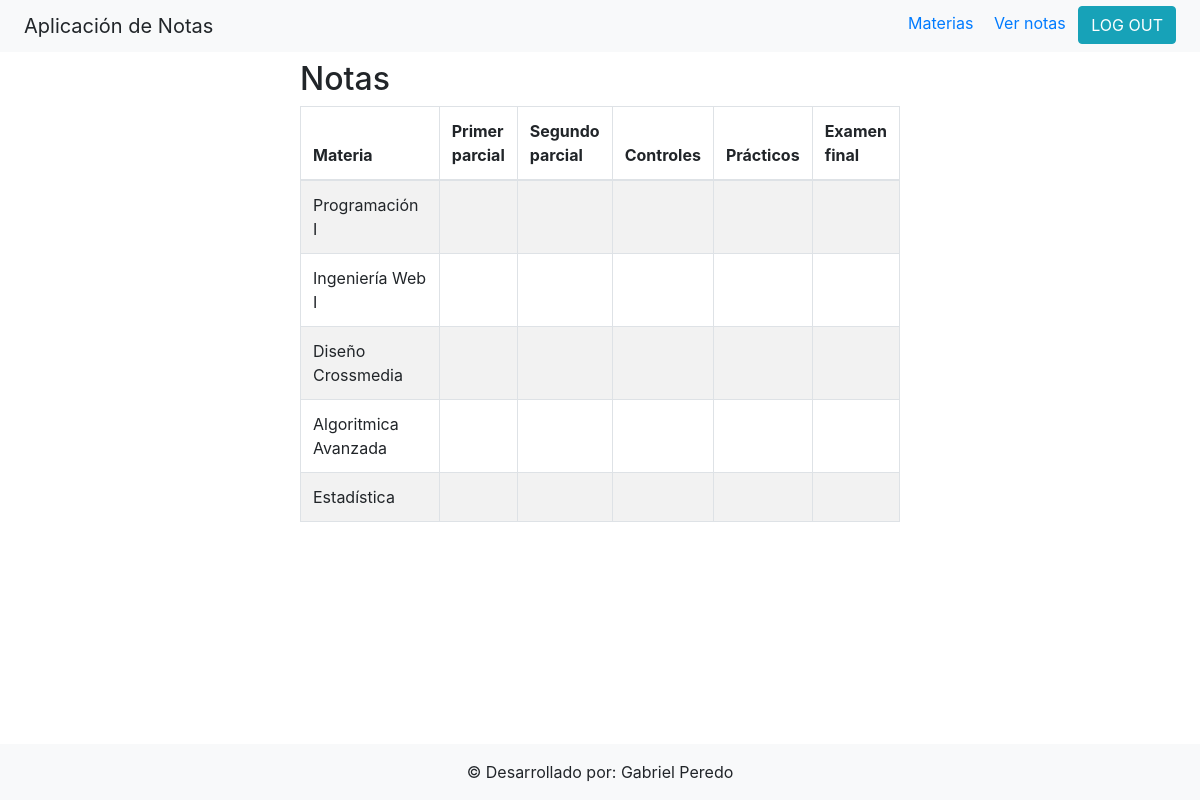
/ver_notas/ (signed in), run on the app's committed database.
### notas/models/nota.py (models this page shows, shortened)
class Nota(models.Model):
    id_nota = models.AutoField(primary_key=True)
    primer_parcial = models.IntegerField(null=True)
    segundo_parcial = models.IntegerField(null=True)
    examen_final = models.IntegerField(null=True)
    controles = models.IntegerField(null=True)
    practicos = models.IntegerField(null=True)
    fk_alumno = models.ForeignKey(User, on_delete=models.CASCADE, related_name='Alumno', null=False)
    fk_materia = models.ForeignKey(Materia, on_delete=models.CASCADE, related_name='Materia', null=False)
    class Meta:
        db_table = "notas_notas"

### notas/models/materia.py (models this page shows, shortened)
class Materia(models.Model):
    id_materia = models.AutoField(primary_key=True)
    nombre = models.CharField(max_length=300)
    sigla = models.CharField(max_length=5)
    estudiantes = models.ManyToManyField(User, related_name='Estudiantes')
    docente = models.ForeignKey(User, on_delete=models.CASCADE, related_name='Docente', default=1)
    class Meta:
        db_table = "notas_materias"

### notas/views.py (the view)
# urls.py: path('ver_notas/', views.ver_notas, name='Ver notas'),
@permission_required('notas.view_nota', login_url='/login/')
def ver_notas(request):
    estudiante = User.objects.get(id=request.user.id)
    lista_notas = Nota.objects.filter(fk_alumno=estudiante.id)
    return render(request, 'estudiante/inicio.html', {
        'valor': 'notas',
        'listaNotas': lista_notas
    })

### notas/templates/estudiante/inicio.html
{% extends "base.html" %}
{% block content %}
    <main style="display: flex; flex-direction: column; justify-content: center; align-items: center; padding-top: 5%">
        {% if valor == 'materias' %}
            {% include 'estudiante/table_materias.html' %}
        {% elif valor == 'notas' %}
            {% include 'estudiante/table_notas.html' %}
        {% endif %}
    </main>
{% endblock %}

### notas/templates/estudiante/table_notas.html
 <section id="section-materias" class="w-50">
    <div id="header-materias" style="display: flex">
        <h2>Notas</h2>
    </div>
    <table id="tblNotas" class="table table-striped table-bordered">
        <thead>
            <tr>
                <th style="width: 46.66%">Materia</th>
                <th>Primer parcial</th>
                <th>Segundo parcial</th>
                <th>Controles</th>
                <th>Prácticos</th>
                <th>Examen final</th>
            </tr>
        </thead>
        <tbody>
        {% for nota in listaNotas %}
            <tr id="tr{{ materia.id_materia }}">
                <td>{{ nota.fk_materia.nombre }}</td>
                {% if nota.primer_parcial is not None %}<td>{{ nota.primer_parcial }}</td>{% else %}<td></td>{% endif %}
                {% if nota.segundo_parcial is not None %}<td>{{ nota.segundo_parcial }}</td>{% else %}<td></td>{% endif %}
                {% if nota.controles is not None %}<td>{{ nota.controles }}</td>{% else %}<td></td>{% endif %}
                {% if nota.practicos is not None %}<td>{{ nota.practicos }}</td>{% else %}<td></td>{% endif %}
                {% if nota.examen_final is not None %}<td>{{ nota.examen_final }}</td>{% else %}<td></td>{% endif %}
            </tr>
        {% endfor %}
        </tbody>
    </table>
</section>

### templates/base.html (style rules this page uses)
html, body { height:100%; margin:0; display: flex; flex-direction: column; }

### data on the page
Nota: fk_materia.nombre "Programación I"
Nota: fk_materia.nombre "Ingeniería Web I"
Nota: fk_materia.nombre "Diseño Crossmedia"
Nota: fk_materia.nombre "Algoritmica Avanzada"
Nota: fk_materia.nombre "Estadística"
